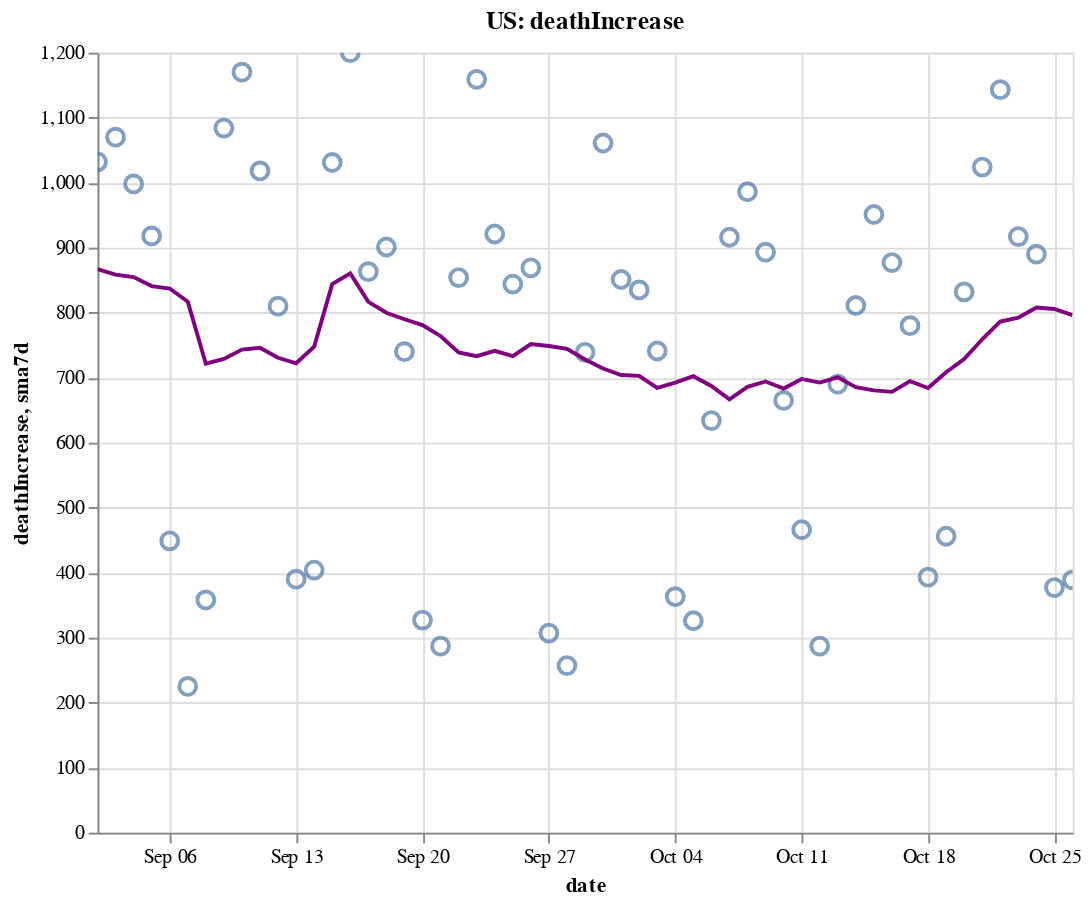

The cell this chart's notebook holds for it:
### Code cell
create_plot(us, 'deathIncrease')

### Figure 1 — Vega-Lite specification as saved in the notebook (floating-point values rounded to 4 significant figures)
{"config": {"view": {"continuousWidth": 400, "continuousHeight": 300}}, "layer": [{"layer": [{"mark": {"type": "point", "size": 75}, "encoding": {"tooltip": [{"type": "temporal", "field": "date"}, {"type": "quantitative", "field": "deathIncrease"}, {"type": "quantitative", "field": "sma7d"}], "x": {"type": "temporal", "field": "date"}, "y": {"type": "quantitative", "field": "deathIncrease"}}, "selection": {"selector006": {"type": "interval", "bind": "scales", "encodings": ["x", "y"]}}}, {"mark": {"type": "line", "color": "purple"}, "encoding": {"x": {"type": "temporal", "field": "date"}, "y": {"type": "quantitative", "field": "sma7d"}}}]}, {"mark": {"type": "rule", "color": "#aaa"}, "encoding": {"x": {"type": "temporal", "field": "date"}}, "transform": [{"filter": {"selection": "selector005"}}]}, {"mark": "circle", "encoding": {"opacity": {"condition": {"value": 1, "selection": "selector005"}, "value": 0}, "tooltip": [{"type": "temporal", "field": "date"}, {"type": "quantitative", "field": "deathIncrease"}, {"type": "quantitative", "field": "sma7d"}], "x": {"type": "temporal", "field": "date"}, "y": {"type": "quantitative", "field": "deathIncrease"}}, "selection": {"selector005": {"type": "single", "encodings": ["x"], "on": "mouseover", "nearest": true, "empty": "none"}}}, {"mark": {"type": "text", "align": "left", "dx": 5, "dy": -5, "stroke": "white", "strokeWidth": 2}, "encoding": {"text": {"type": "quantitative", "field": "deathIncrease"}, "tooltip": [{"type": "temporal", "field": "date"}, {"type": "quantitative", "field": "deathIncrease"}, {"type": "quantitative", "field": "sma7d"}], "x": {"type": "temporal", "field": "date"}, "y": {"type": "quantitative", "field": "deathIncrease"}}, "transform": [{"filter": {"selection": "selector005"}}]}, {"mark": {"type": "text", "align": "left", "dx": 5, "dy": -5}, "encoding": {"text": {"type": "quantitative", "field": "deathIncrease"}, "tooltip": [{"type": "temporal", "field": "date"}, {"type": "quantitative", "field": "deathIncrease"}, {"type": "quantitative", "field": "sma7d"}], "x": {"type": "temporal", "field": "date"}, "y": {"type": "quantitative", "field": "deathIncrease"}}, "transform": [{"filter": {"selection": "selector005"}}]}], "data": {"name": "data-3b2f04c082d55f47b460c32e74874763"}, "height": 400, "title": "US: deathIncrease", "width": 500, "$schema": "https://vega.github.io/schema/vega-lite/v4.8.1.json", "datasets": {"data-3b2f04c082d55f47b460c32e74874763": [{"date": "2020-09-02T00:00:00", "totalTestResultsIncrease": 703900.0, "positiveIncrease": 30510.0, "death": 177700.0, "deathIncrease": 1032.0, "positiveRate": 0.043, "state": "US", "sma7d": 866.9}, {"date": "2020-09-03T00:00:00", "totalTestResultsIncrease": 828900.0, "positiveIncrease": 44630.0, "death": 178700.0, "deathIncrease": 1070.0, "positiveRate": 0.054, "state": "US", "sma7d": 858.4}, {"date": "2020-09-04T00:00:00", "totalTestResultsIncrease": 979200.0, "positiveIncrease": 51540.0, "death": 179700.0, "deathIncrease": 998.0, "positiveRate": 0.053, "state": "US", "sma7d": 854.7}, {"date": "2020-09-05T00:00:00", "totalTestResultsIncrease": 908100.0, "positiveIncrease": 44840.0, "death": 180700.0, "deathIncrease": 918.0, "positiveRate": 0.049, "state": "US", "sma7d": 840.9}, {"date": "2020-09-06T00:00:00", "totalTestResultsIncrease": 789800.0, "positiveIncrease": 33070.0, "death": 181100.0, "deathIncrease": 449.0, "positiveRate": 0.042, "state": "US", "sma7d": 837.1}, {"date": "2020-09-07T00:00:00", "totalTestResultsIncrease": 626000.0, "positiveIncrease": 28660.0, "death": 181300.0, "deathIncrease": 225.0, "positiveRate": 0.046, "state": "US", "sma7d": 817.0}, {"date": "2020-09-08T00:00:00", "totalTestResultsIncrease": 552100.0, "positiveIncrease": 22200.0, "death": 181700.0, "deathIncrease": 358.0, "positiveRate": 0.04, "state": "US", "sma7d": 721.4}, {"date": "2020-09-09T00:00:00", "totalTestResultsIncrease": 659000.0, "positiveIncrease": 31060.0, "death": 182800.0, "deathIncrease": 1084.0, "positiveRate": 0.047, "state": "US", "sma7d": 728.9}, {"date": "2020-09-10T00:00:00", "totalTestResultsIncrease": 730400.0, "positiveIncrease": 37540.0, "death": 183900.0, "deathIncrease": 1170.0, "positiveRate": 0.051, "state": "US", "sma7d": 743.1}, {"date": "2020-09-11T00:00:00", "totalTestResultsIncrease": 857000.0, "positiveIncrease": 44880.0, "death": 185000.0, "deathIncrease": 1018.0, "positiveRate": 0.052, "state": "US", "sma7d": 746.0}, {"date": "2020-09-12T00:00:00", "totalTestResultsIncrease": 930300.0, "positiveIncrease": 42070.0, "death": 185800.0, "deathIncrease": 810.0, "positiveRate": 0.045, "state": "US", "sma7d": 730.6}, {"date": "2020-09-13T00:00:00", "totalTestResultsIncrease": 720600.0, "positiveIncrease": 34420.0, "death": 186200.0, "deathIncrease": 390.0, "positiveRate": 0.048, "state": "US", "sma7d": 722.1}, {"date": "2020-09-14T00:00:00", "totalTestResultsIncrease": 457600.0, "positiveIncrease": 33850.0, "death": 186600.0, "deathIncrease": 404.0, "positiveRate": 0.074, "state": "US", "sma7d": 747.7}, {"date": "2020-09-15T00:00:00", "totalTestResultsIncrease": 760100.0, "positiveIncrease": 35070.0, "death": 187600.0, "deathIncrease": 1031.0, "positiveRate": 0.046, "state": "US", "sma7d": 843.9}, {"date": "2020-09-16T00:00:00", "totalTestResultsIncrease": 770500.0, "positiveIncrease": 39950.0, "death": 188800.0, "deathIncrease": 1200.0, "positiveRate": 0.052, "state": "US", "sma7d": 860.4}, {"date": "2020-09-17T00:00:00", "totalTestResultsIncrease": 885800.0, "positiveIncrease": 43580.0, "death": 189700.0, "deathIncrease": 863.0, "positiveRate": 0.049, "state": "US", "sma7d": 816.6}, {"date": "2020-09-18T00:00:00", "totalTestResultsIncrease": 1019000.0, "positiveIncrease": 47460.0, "death": 190600.0, "deathIncrease": 901.0, "positiveRate": 0.047, "state": "US", "sma7d": 799.9}, {"date": "2020-09-19T00:00:00", "totalTestResultsIncrease": 1101000.0, "positiveIncrease": 45500.0, "death": 191300.0, "deathIncrease": 740.0, "positiveRate": 0.041, "state": "US", "sma7d": 789.9}, {"date": "2020-09-20T00:00:00", "totalTestResultsIncrease": 932900.0, "positiveIncrease": 36270.0, "death": 191600.0, "deathIncrease": 327.0, "positiveRate": 0.039, "state": "US", "sma7d": 780.9}, {"date": "2020-09-21T00:00:00", "totalTestResultsIncrease": 736100.0, "positiveIncrease": 39460.0, "death": 191900.0, "deathIncrease": 287.0, "positiveRate": 0.054, "state": "US", "sma7d": 764.1}, {"date": "2020-09-22T00:00:00", "totalTestResultsIncrease": 812500.0, "positiveIncrease": 49380.0, "death": 192800.0, "deathIncrease": 854.0, "positiveRate": 0.061, "state": "US", "sma7d": 738.9}, {"date": "2020-09-23T00:00:00", "totalTestResultsIncrease": 962700.0, "positiveIncrease": 38570.0, "death": 193900.0, "deathIncrease": 1159.0, "positiveRate": 0.04, "state": "US", "sma7d": 733.0}, {"date": "2020-09-24T00:00:00", "totalTestResultsIncrease": 974700.0, "positiveIncrease": 43710.0, "death": 194800.0, "deathIncrease": 921.0, "positiveRate": 0.045, "state": "US", "sma7d": 741.3}, {"date": "2020-09-25T00:00:00", "totalTestResultsIncrease": 1054000.0, "positiveIncrease": 55490.0, "death": 195700.0, "deathIncrease": 844.0, "positiveRate": 0.053, "state": "US", "sma7d": 733.1}, {"date": "2020-09-26T00:00:00", "totalTestResultsIncrease": 1057000.0, "positiveIncrease": 47790.0, "death": 196600.0, "deathIncrease": 869.0, "positiveRate": 0.045, "state": "US", "sma7d": 751.6}, {"date": "2020-09-27T00:00:00", "totalTestResultsIncrease": 849700.0, "positiveIncrease": 35420.0, "death": 196900.0, "deathIncrease": 307.0, "positiveRate": 0.042, "state": "US", "sma7d": 748.7}, {"date": "2020-09-28T00:00:00", "totalTestResultsIncrease": 1128000.0, "positiveIncrease": 36510.0, "death": 197100.0, "deathIncrease": 257.0, "positiveRate": 0.032, "state": "US", "sma7d": 744.4}, {"date": "2020-09-29T00:00:00", "totalTestResultsIncrease": 858100.0, "positiveIncrease": 36890.0, "death": 197900.0, "deathIncrease": 739.0, "positiveRate": 0.043, "state": "US", "sma7d": 728.0}, {"date": "2020-09-30T00:00:00", "totalTestResultsIncrease": 846700.0, "positiveIncrease": 44360.0, "death": 198900.0, "deathIncrease": 1061.0, "positiveRate": 0.052, "state": "US", "sma7d": 714.0}, {"date": "2020-10-01T00:00:00", "totalTestResultsIncrease": 932100.0, "positiveIncrease": 45620.0, "death": 199800.0, "deathIncrease": 851.0, "positiveRate": 0.049, "state": "US", "sma7d": 704.0}, {"date": "2020-10-02T00:00:00", "totalTestResultsIncrease": 1164000.0, "positiveIncrease": 49480.0, "death": 200600.0, "deathIncrease": 835.0, "positiveRate": 0.043, "state": "US", "sma7d": 702.7}, {"date": "2020-10-03T00:00:00", "totalTestResultsIncrease": 1034000.0, "positiveIncrease": 51340.0, "death": 201400.0, "deathIncrease": 741.0, "positiveRate": 0.05, "state": "US", "sma7d": 684.4}, {"date": "2020-10-04T00:00:00", "totalTestResultsIncrease": 973700.0, "positiveIncrease": 38360.0, "death": 201700.0, "deathIncrease": 363.0, "positiveRate": 0.039, "state": "US", "sma7d": 692.4}, {"date": "2020-10-05T00:00:00", "totalTestResultsIncrease": 947300.0, "positiveIncrease": 38120.0, "death": 202000.0, "deathIncrease": 326.0, "positiveRate": 0.04, "state": "US", "sma7d": 702.3}, {"date": "2020-10-06T00:00:00", "totalTestResultsIncrease": 859800.0, "positiveIncrease": 38610.0, "death": 202700.0, "deathIncrease": 634.0, "positiveRate": 0.045, "state": "US", "sma7d": 687.3}, {"date": "2020-10-07T00:00:00", "totalTestResultsIncrease": 900900.0, "positiveIncrease": 50560.0, "death": 203600.0, "deathIncrease": 916.0, "positiveRate": 0.056, "state": "US", "sma7d": 666.6}, {"date": "2020-10-08T00:00:00", "totalTestResultsIncrease": 1076000.0, "positiveIncrease": 55290.0, "death": 204600.0, "deathIncrease": 986.0, "positiveRate": 0.051, "state": "US", "sma7d": 685.9}, {"date": "2020-10-09T00:00:00", "totalTestResultsIncrease": 1127000.0, "positiveIncrease": 57000.0, "death": 205500.0, "deathIncrease": 893.0, "positiveRate": 0.051, "state": "US", "sma7d": 694.1}, {"date": "2020-10-10T00:00:00", "totalTestResultsIncrease": 1186000.0, "positiveIncrease": 57490.0, "death": 206100.0, "deathIncrease": 665.0, "positiveRate": 0.048, "state": "US", "sma7d": 683.3}, {"date": "2020-10-11T00:00:00", "totalTestResultsIncrease": 971900.0, "positiveIncrease": 46790.0, "death": 206600.0, "deathIncrease": 466.0, "positiveRate": 0.048, "state": "US", "sma7d": 698.0}, {"date": "2020-10-12T00:00:00", "totalTestResultsIncrease": 1017000.0, "positiveIncrease": 43110.0, "death": 206900.0, "deathIncrease": 287.0, "positiveRate": 0.042, "state": "US", "sma7d": 692.4}, {"date": "2020-10-13T00:00:00", "totalTestResultsIncrease": 986000.0, "positiveIncrease": 48320.0, "death": 207600.0, "deathIncrease": 690.0, "positiveRate": 0.049, "state": "US", "sma7d": 700.4}, {"date": "2020-10-14T00:00:00", "totalTestResultsIncrease": 981000.0, "positiveIncrease": 56720.0, "death": 208400.0, "deathIncrease": 811.0, "positiveRate": 0.058, "state": "US", "sma7d": 685.4}, {"date": "2020-10-15T00:00:00", "totalTestResultsIncrease": 1019000.0, "positiveIncrease": 63100.0, "death": 209300.0, "deathIncrease": 951.0, "positiveRate": 0.062, "state": "US", "sma7d": 680.4}, {"date": "2020-10-16T00:00:00", "totalTestResultsIncrease": 1143000.0, "positiveIncrease": 68040.0, "death": 210200.0, "deathIncrease": 877.0, "positiveRate": 0.06, "state": "US", "sma7d": 678.1}, {"date": "2020-10-17T00:00:00", "totalTestResultsIncrease": 1195000.0, "positiveIncrease": 57870.0, "death": 211000.0, "deathIncrease": 780.0, "positiveRate": 0.048, "state": "US", "sma7d": 694.6}, {"date": "2020-10-18T00:00:00", "totalTestResultsIncrease": 982400.0, "positiveIncrease": 48860.0, "death": 211400.0, "deathIncrease": 393.0, "positiveRate": 0.05, "state": "US", "sma7d": 684.1}, {"date": "2020-10-19T00:00:00", "totalTestResultsIncrease": 1203000.0, "positiveIncrease": 57130.0, "death": 211800.0, "deathIncrease": 456.0, "positiveRate": 0.047, "state": "US", "sma7d": 708.3}, {"date": "2020-10-20T00:00:00", "totalTestResultsIncrease": 909300.0, "positiveIncrease": 60560.0, "death": 212700.0, "deathIncrease": 832.0, "positiveRate": 0.067, "state": "US", "sma7d": 728.6}, {"date": "2020-10-21T00:00:00", "totalTestResultsIncrease": 882900.0, "positiveIncrease": 60710.0, "death": 213700.0, "deathIncrease": 1024.0, "positiveRate": 0.069, "state": "US", "sma7d": 759.0}, {"date": "2020-10-22T00:00:00", "totalTestResultsIncrease": 1127000.0, "positiveIncrease": 73010.0, "death": 214800.0, "deathIncrease": 1143.0, "positiveRate": 0.065, "state": "US", "sma7d": 786.4}, {"date": "2020-10-23T00:00:00", "totalTestResultsIncrease": 1287000.0, "positiveIncrease": 83060.0, "death": 215800.0, "deathIncrease": 917.0, "positiveRate": 0.065, "state": "US", "sma7d": 792.1}, {"date": "2020-10-24T00:00:00", "totalTestResultsIncrease": 1223000.0, "positiveIncrease": 82920.0, "death": 216700.0, "deathIncrease": 890.0, "positiveRate": 0.068, "state": "US", "sma7d": 807.9}, {"date": "2020-10-25T00:00:00", "totalTestResultsIncrease": 1123000.0, "positiveIncrease": 65650.0, "death": 217000.0, "deathIncrease": 377.0, "positiveRate": 0.058, "state": "US", "sma7d": 805.6}, {"date": "2020-10-26T00:00:00", "totalTestResultsIncrease": 1142000.0, "positiveIncrease": 61920.0, "death": 217400.0, "deathIncrease": 389.0, "positiveRate": 0.054, "state": "US", "sma7d": 796.0}]}}
